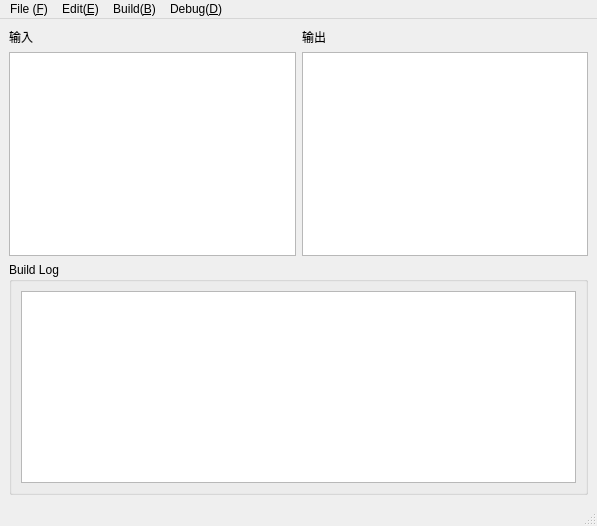
<?xml version="1.0" encoding="UTF-8"?>
<ui version="4.0">
 <class>MainWindow</class>
 <widget class="QMainWindow" name="MainWindow">
  <property name="geometry">
   <rect>
    <x>0</x>
    <y>0</y>
    <width>597</width>
    <height>526</height>
   </rect>
  </property>
  <property name="windowTitle">
   <string>MIPS IDE Beta V1.1 by Lucas</string>
  </property>
  <property name="windowIcon">
   <iconset>
    <normaloff>C:/Users/Lucas/Desktop/DBP/books.ico</normaloff>C:/Users/Lucas/Desktop/DBP/books.ico</iconset>
  </property>
  <widget class="QWidget" name="centralwidget">
   <layout class="QVBoxLayout" name="verticalLayout_3">
    <item>
     <layout class="QHBoxLayout" name="horizontalLayout">
      <item>
       <layout class="QVBoxLayout" name="verticalLayout">
        <item>
         <widget class="QLabel" name="label">
          <property name="text">
           <string>输入</string>
          </property>
         </widget>
        </item>
        <item>
         <widget class="QTextEdit" name="textEdit">
          <property name="maximumSize">
           <size>
            <width>567</width>
            <height>16777215</height>
           </size>
          </property>
         </widget>
        </item>
       </layout>
      </item>
      <item>
       <layout class="QVBoxLayout" name="verticalLayout_2">
        <item>
         <widget class="QLabel" name="label_2">
          <property name="text">
           <string>输出</string>
          </property>
         </widget>
        </item>
        <item>
         <widget class="QTextEdit" name="textEdit_3"/>
        </item>
       </layout>
      </item>
     </layout>
    </item>
    <item>
     <widget class="QGroupBox" name="groupBox">
      <property name="title">
       <string>Build Log</string>
      </property>
      <layout class="QHBoxLayout" name="horizontalLayout_3">
       <item>
        <widget class="QTextEdit" name="textEdit_2"/>
       </item>
      </layout>
     </widget>
    </item>
   </layout>
  </widget>
  <widget class="QMenuBar" name="menubar">
   <property name="geometry">
    <rect>
     <x>0</x>
     <y>0</y>
     <width>597</width>
     <height>23</height>
    </rect>
   </property>
   <widget class="QMenu" name="menuFile">
    <property name="title">
     <string>File (&amp;F)</string>
    </property>
    <widget class="QMenu" name="menu_O">
     <property name="title">
      <string>打开 (&amp;O)</string>
     </property>
     <addaction name="action_open_ASM"/>
     <addaction name="action_open_Bin"/>
     <addaction name="action_open_Coe"/>
    </widget>
    <widget class="QMenu" name="menu_A">
     <property name="title">
      <string>保存为 (&amp;A)</string>
     </property>
     <addaction name="action_save_ASM"/>
     <addaction name="action_save_BIN"/>
     <addaction name="action_save_COE"/>
    </widget>
    <addaction name="action_N"/>
    <addaction name="menu_O"/>
    <addaction name="action_S"/>
    <addaction name="menu_A"/>
    <addaction name="action_P"/>
    <addaction name="actionExit_X"/>
   </widget>
   <widget class="QMenu" name="menuEdit">
    <property name="title">
     <string>Edit(&amp;E)</string>
    </property>
    <addaction name="action_U"/>
    <addaction name="action_T"/>
    <addaction name="action_C"/>
    <addaction name="action_P_2"/>
    <addaction name="action_L"/>
    <addaction name="action_F"/>
    <addaction name="action_R"/>
    <addaction name="action_G"/>
    <addaction name="action_A_2"/>
   </widget>
   <widget class="QMenu" name="menuBuild_B">
    <property name="title">
     <string>Build(&amp;B)</string>
    </property>
    <addaction name="action_Asm"/>
    <addaction name="actionCoe"/>
    <addaction name="action_BIN"/>
   </widget>
   <widget class="QMenu" name="menuDebug">
    <property name="title">
     <string>Debug(&amp;D)</string>
    </property>
    <addaction name="action_Step"/>
    <addaction name="action_Jal"/>
    <addaction name="action_2"/>
    <addaction name="action_3"/>
   </widget>
   <addaction name="menuFile"/>
   <addaction name="menuEdit"/>
   <addaction name="menuBuild_B"/>
   <addaction name="menuDebug"/>
  </widget>
  <widget class="QStatusBar" name="statusbar"/>
  <action name="action_N">
   <property name="text">
    <string>新建 (&amp;N)</string>
   </property>
  </action>
  <action name="action_S">
   <property name="text">
    <string>保存 (&amp;S)</string>
   </property>
  </action>
  <action name="action_P">
   <property name="text">
    <string>打印 (&amp;P)</string>
   </property>
  </action>
  <action name="actionExit_X">
   <property name="text">
    <string>Exit(&amp;X)</string>
   </property>
  </action>
  <action name="action_U">
   <property name="text">
    <string>撒消 (&amp;U)</string>
   </property>
  </action>
  <action name="action_T">
   <property name="text">
    <string>剪切 (&amp;T)</string>
   </property>
  </action>
  <action name="action_C">
   <property name="text">
    <string>复制 (&amp;C)</string>
   </property>
  </action>
  <action name="action_P_2">
   <property name="text">
    <string>粘贴 (&amp;P)</string>
   </property>
  </action>
  <action name="action_L">
   <property name="text">
    <string>删除 (&amp;L)</string>
   </property>
  </action>
  <action name="action_F">
   <property name="text">
    <string>查找 (&amp;F)</string>
   </property>
  </action>
  <action name="action_R">
   <property name="text">
    <string>替换 (&amp;R)</string>
   </property>
  </action>
  <action name="action_G">
   <property name="text">
    <string>转到 (&amp;G)</string>
   </property>
  </action>
  <action name="action_A_2">
   <property name="text">
    <string>全选 (&amp;A)</string>
   </property>
  </action>
  <action name="action_Asm">
   <property name="text">
    <string>汇编 (Asm)</string>
   </property>
  </action>
  <action name="actionCoe">
   <property name="text">
    <string>Coe</string>
   </property>
  </action>
  <action name="action_BIN">
   <property name="text">
    <string>反汇编</string>
   </property>
  </action>
  <action name="action_Step">
   <property name="text">
    <string>单步(Step)</string>
   </property>
  </action>
  <action name="action_Jal">
   <property name="text">
    <string>单步(跳过Jal)</string>
   </property>
  </action>
  <action name="action_2">
   <property name="text">
    <string>运行到…</string>
   </property>
  </action>
  <action name="action_3">
   <property name="text">
    <string>停止</string>
   </property>
  </action>
  <action name="action_open_ASM">
   <property name="text">
    <string>ASM</string>
   </property>
  </action>
  <action name="action_open_Bin">
   <property name="text">
    <string>bin</string>
   </property>
  </action>
  <action name="action_open_Coe">
   <property name="text">
    <string>coe</string>
   </property>
  </action>
  <action name="action_save_ASM">
   <property name="text">
    <string>Asm</string>
   </property>
  </action>
  <action name="action_save_BIN">
   <property name="text">
    <string>Bin</string>
   </property>
  </action>
  <action name="action_save_COE">
   <property name="text">
    <string>Coe</string>
   </property>
  </action>
 </widget>
 <resources/>
 <connections/>
</ui>
